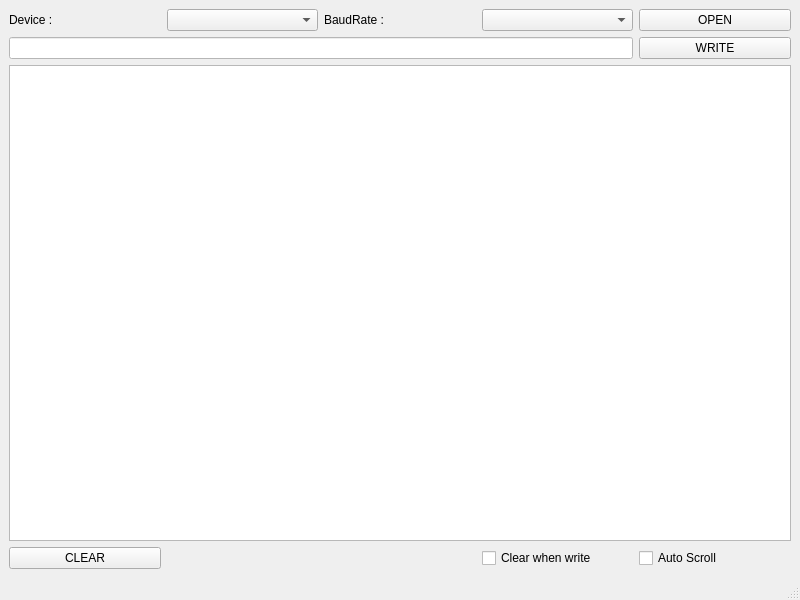
<?xml version="1.0" encoding="UTF-8"?>
<ui version="4.0">
 <class>MainWindow</class>
 <widget class="QMainWindow" name="MainWindow">
  <property name="geometry">
   <rect>
    <x>0</x>
    <y>0</y>
    <width>800</width>
    <height>600</height>
   </rect>
  </property>
  <property name="windowTitle">
   <string>MainWindow</string>
  </property>
  <widget class="QWidget" name="centralwidget">
   <layout class="QGridLayout" name="gridLayout">
    <item row="0" column="2">
     <widget class="QComboBox" name="device_comboBox"/>
    </item>
    <item row="1" column="1" colspan="4">
     <widget class="QLineEdit" name="lineEdit">
      <property name="styleSheet">
       <string notr="true">background-color: white;
color: black;</string>
      </property>
     </widget>
    </item>
    <item row="1" column="5">
     <widget class="QPushButton" name="write_btn">
      <property name="text">
       <string>WRITE</string>
      </property>
     </widget>
    </item>
    <item row="0" column="3">
     <widget class="QLabel" name="label_2">
      <property name="text">
       <string>BaudRate : </string>
      </property>
     </widget>
    </item>
    <item row="0" column="1">
     <widget class="QLabel" name="label">
      <property name="text">
       <string>Device : </string>
      </property>
     </widget>
    </item>
    <item row="0" column="5">
     <widget class="QPushButton" name="open_btn">
      <property name="text">
       <string>OPEN</string>
      </property>
     </widget>
    </item>
    <item row="0" column="4">
     <widget class="QComboBox" name="baudrate_comboBox"/>
    </item>
    <item row="3" column="1" colspan="5">
     <widget class="QTextEdit" name="textEdit"/>
    </item>
    <item row="4" column="1">
     <widget class="QPushButton" name="clear_btn">
      <property name="text">
       <string>CLEAR</string>
      </property>
     </widget>
    </item>
    <item row="4" column="5">
     <widget class="QCheckBox" name="AS_checkBox">
      <property name="text">
       <string>Auto Scroll</string>
      </property>
     </widget>
    </item>
    <item row="4" column="4">
     <widget class="QCheckBox" name="CWW_checkBox">
      <property name="text">
       <string>Clear when write</string>
      </property>
     </widget>
    </item>
   </layout>
  </widget>
  <widget class="QMenuBar" name="menubar">
   <property name="geometry">
    <rect>
     <x>0</x>
     <y>0</y>
     <width>800</width>
     <height>23</height>
    </rect>
   </property>
  </widget>
  <widget class="QStatusBar" name="statusbar"/>
 </widget>
 <resources/>
 <connections/>
</ui>
